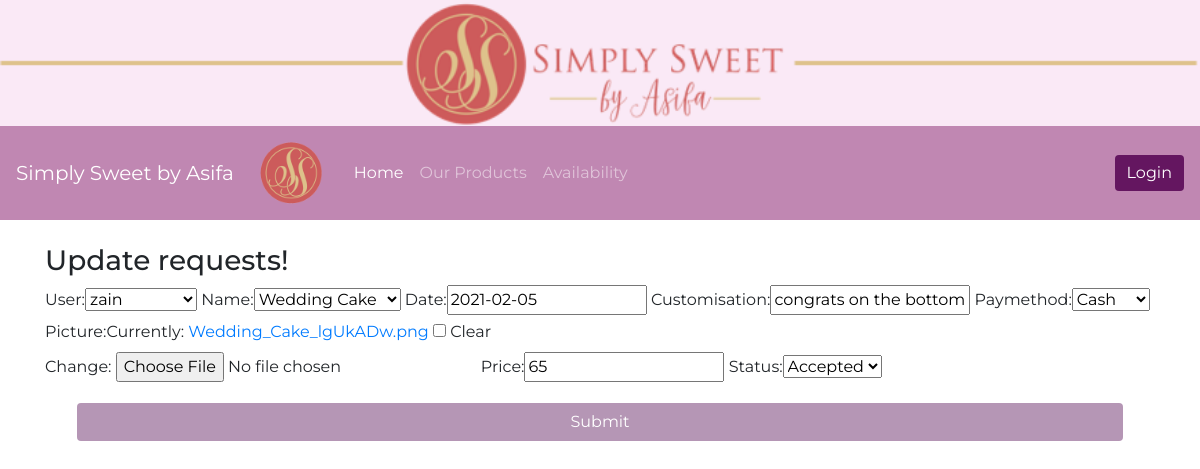
/updates/9/, run on the app's committed database.
### store/models.py (models this page shows, shortened)
class Request(models.Model):
		CATEGORY = (
						('Accepted','Accepted'),
						('Pending','Pending'),
						('Rejected','Rejected'),
		)
		TYPE = (
				('Cash','Cash'),
				('Card','Card'),
	)
		user = models.ForeignKey(User, on_delete=models.SET_NULL,null=True, default=None)
		price = models.IntegerField(null=True)
		date = models.DateField(auto_now=False, auto_now_add=False)
		name = models.ForeignKey(Product, on_delete=models.SET_NULL, null=True,default=None)
		Customisation = models.CharField(max_length=1000, null=True)
		status = models.CharField(max_length=50, null=True, choices=CATEGORY,default='Pending')
		paymethod = models.CharField(max_length=50, null=True, choices=TYPE)
		picture = models.ImageField(null=True)

### store/views.py (the view, shortened to what this page needs)
# urls.py: path('updates/',views.updates,name='updates'),
def updates(request, pk):
	updates = Request.objects.get(id=pk)
	form = Update(instance=updates)
	context = {'updates':updates,'form':form}
	return render(request, 'store/Updates.html', context)

### store/forms.py
class Update(ModelForm):
    date = forms.DateField()
    Customisation = forms.CharField(max_length=1000)
    picture = forms.ImageField(required=False)
    class Meta:
        model = Request
        fields = ['user','name','date','Customisation','paymethod','picture','price','status']

### store/models.py (called while the page is built)
	def __str__(self):
		return self.name

### store/templates/store/updates.html (shortened to what this page needs)
{% extends 'store/main.html' %}
{% load static %}
{% block content %}
<head>
	<link rel="stylesheet" href="https://stackpath.bootstrapcdn.com/bootstrap/4.1.3/css/bootstrap.min.css">
	<link rel="stylesheet" href="https://use.fontawesome.com/releases/v5.6.1/css/all.css">
</head>
     <h3>Update requests!</h3>
     <form method="POST" action="">
          {{form}}
          <div class="d-flex justify-content-center mt-3 login_container">
               <input class="btn submitbutton" type="submit" value="Submit">
          </div>
     </form>
{% endblock content %}

### static/css/main.css (style rules this page uses)
body { font-family: 'Montserrat', sans-serif; }
body { background-color: FCCDE2; }
h1,h2,h3,h4,h5,h6 { color:hsl(0, 0%, 30%); }
.btn { border-radius: 0; }

### store/templates/store/updates.html (style rules this page uses)
body { font-family: 'Montserrat', sans-serif; }
body, html { margin: 0; padding: 0; height: 100%; }
.submitbutton { width: 100%; background: #b596b5 !important; color: white !important; }
.login_container { padding: 0 2rem; }

### data on the page
Request: user "zain", name "Wedding Cake", date "2021-02-05", Customisation "congrats on the bottom", paymethod "Cash", price "65", status "Accepted"
